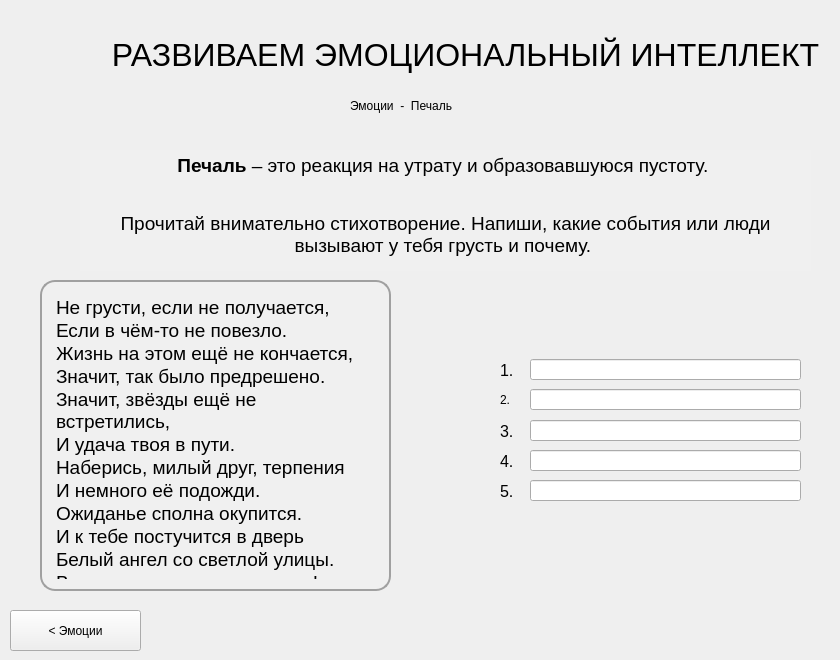
   <widget class="QWidget" name="page_8">
    <widget class="QLabel" name="label_81">
     <property name="geometry">
      <rect>
       <x>100</x>
       <y>10</y>
       <width>731</width>
       <height>91</height>
      </rect>
     </property>
     <property name="styleSheet">
      <string notr="true">font-family:Arial;
font-size:24pt;</string>
     </property>
     <property name="text">
      <string>&lt;html&gt;&lt;head/&gt;&lt;body&gt;&lt;p align=&quot;center&quot;&gt;РАЗВИВАЕМ ЭМОЦИОНАЛЬНЫЙ ИНТЕЛЛЕКТ&lt;/p&gt;&lt;/body&gt;&lt;/html&gt;</string>
     </property>
    </widget>
    <widget class="QTextEdit" name="textEdit_41">
     <property name="enabled">
      <bool>false</bool>
     </property>
     <property name="geometry">
      <rect>
       <x>80</x>
       <y>150</y>
       <width>731</width>
       <height>121</height>
      </rect>
     </property>
     <property name="styleSheet">
      <string notr="true">font: 12pt &quot;Arial&quot;;
background-color:#f0f0f0;
border:0;
color:black;</string>
     </property>
     <property name="verticalScrollBarPolicy">
      <enum>Qt::ScrollBarAlwaysOff</enum>
     </property>
     <property name="horizontalScrollBarPolicy">
      <enum>Qt::ScrollBarAlwaysOff</enum>
     </property>
     <property name="html">
      <string>&lt;!DOCTYPE HTML PUBLIC &quot;-//W3C//DTD HTML 4.0//EN&quot; &quot;http://www.w3.org/TR/REC-html40/strict.dtd&quot;&gt;
&lt;html&gt;&lt;head&gt;&lt;meta name=&quot;qrichtext&quot; content=&quot;1&quot; /&gt;&lt;style type=&quot;text/css&quot;&gt;
p, li { white-space: pre-wrap; }
&lt;/style&gt;&lt;/head&gt;&lt;body style=&quot; font-family:'Arial'; font-size:12pt; font-weight:400; font-style:normal;&quot;&gt;
&lt;p align=&quot;center&quot; style=&quot; margin-top:12px; margin-bottom:0px; margin-left:0px; margin-right:0px; -qt-block-indent:0; text-indent:0px;&quot;&gt;&lt;span style=&quot; font-family:'Arial','sans-serif'; font-size:14pt; font-weight:600;&quot;&gt;Печаль&lt;/span&gt;&lt;span style=&quot; font-family:'Arial','sans-serif'; font-size:14pt;&quot;&gt; – это реакция на утрату и образовавшуюся пустоту. &lt;/span&gt;&lt;/p&gt;
&lt;p align=&quot;center&quot; style=&quot;-qt-paragraph-type:empty; margin-top:12px; margin-bottom:0px; margin-left:0px; margin-right:0px; -qt-block-indent:0; text-indent:0px; font-family:'Arial','sans-serif'; font-size:14pt;&quot;&gt;&lt;br /&gt;&lt;/p&gt;
&lt;p align=&quot;center&quot; style=&quot; margin-top:0px; margin-bottom:0px; margin-left:0px; margin-right:0px; -qt-block-indent:0; text-indent:0px;&quot;&gt;&lt;span style=&quot; font-family:'Arial','sans-serif'; font-size:14pt;&quot;&gt;Прочитай внимательно стихотворение. Напиши, какие события или люди вызывают у тебя грусть и почему.&lt;/span&gt;&lt;span style=&quot; font-size:14pt;&quot;&gt; &lt;/span&gt;&lt;/p&gt;&lt;/body&gt;&lt;/html&gt;</string>
     </property>
    </widget>
    <widget class="QLabel" name="label_82">
     <property name="geometry">
      <rect>
       <x>350</x>
       <y>80</y>
       <width>261</width>
       <height>51</height>
      </rect>
     </property>
     <property name="styleSheet">
      <string notr="true">font: 20pt &quot;Arial&quot;;</string>
     </property>
     <property name="text">
      <string>Эмоции  -  Печаль</string>
     </property>
    </widget>
    <widget class="QTextEdit" name="textEdit_42">
     <property name="enabled">
      <bool>false</bool>
     </property>
     <property name="geometry">
      <rect>
       <x>40</x>
       <y>280</y>
       <width>351</width>
       <height>311</height>
      </rect>
     </property>
     <property name="styleSheet">
      <string notr="true">font: 12pt &quot;Arial&quot;;
background-color:#f0f0f0;
border:2px solid #a0a0a0;
border-radius:15px;
padding:10px;
color:black;</string>
     </property>
     <property name="verticalScrollBarPolicy">
      <enum>Qt::ScrollBarAlwaysOff</enum>
     </property>
     <property name="horizontalScrollBarPolicy">
      <enum>Qt::ScrollBarAlwaysOff</enum>
     </property>
     <property name="html">
      <string>&lt;!DOCTYPE HTML PUBLIC &quot;-//W3C//DTD HTML 4.0//EN&quot; &quot;http://www.w3.org/TR/REC-html40/strict.dtd&quot;&gt;
&lt;html&gt;&lt;head&gt;&lt;meta name=&quot;qrichtext&quot; content=&quot;1&quot; /&gt;&lt;style type=&quot;text/css&quot;&gt;
p, li { white-space: pre-wrap; }
&lt;/style&gt;&lt;/head&gt;&lt;body style=&quot; font-family:'Arial'; font-size:12pt; font-weight:400; font-style:normal;&quot;&gt;
&lt;p style=&quot; margin-top:0px; margin-bottom:0px; margin-left:0px; margin-right:0px; -qt-block-indent:0; text-indent:0px;&quot;&gt;&lt;span style=&quot; font-size:14pt;&quot;&gt;Не грусти, если не получается,&lt;/span&gt;&lt;/p&gt;
&lt;p style=&quot; margin-top:0px; margin-bottom:0px; margin-left:0px; margin-right:0px; -qt-block-indent:0; text-indent:0px;&quot;&gt;&lt;span style=&quot; font-size:14pt;&quot;&gt;Если в чём-то не повезло. &lt;/span&gt;&lt;/p&gt;
&lt;p style=&quot; margin-top:0px; margin-bottom:0px; margin-left:0px; margin-right:0px; -qt-block-indent:0; text-indent:0px;&quot;&gt;&lt;span style=&quot; font-family:'Arial','sans-serif'; font-size:14pt;&quot;&gt;Жизнь на этом ещё не кончается,&lt;/span&gt;&lt;span style=&quot; font-size:14pt;&quot;&gt; &lt;/span&gt;&lt;/p&gt;
&lt;p style=&quot; margin-top:0px; margin-bottom:0px; margin-left:0px; margin-right:0px; -qt-block-indent:0; text-indent:0px;&quot;&gt;&lt;span style=&quot; font-family:'Arial','sans-serif'; font-size:14pt;&quot;&gt;Значит, так было предрешено. &lt;/span&gt;&lt;/p&gt;
&lt;p style=&quot; margin-top:0px; margin-bottom:0px; margin-left:0px; margin-right:0px; -qt-block-indent:0; text-indent:0px;&quot;&gt;&lt;span style=&quot; font-family:'Arial','sans-serif'; font-size:14pt;&quot;&gt;Значит, звёзды ещё не встретились, &lt;/span&gt;&lt;/p&gt;
&lt;p style=&quot; margin-top:0px; margin-bottom:0px; margin-left:0px; margin-right:0px; -qt-block-indent:0; text-indent:0px;&quot;&gt;&lt;span style=&quot; font-family:'Arial','sans-serif'; font-size:14pt;&quot;&gt;И удача твоя в пути. &lt;/span&gt;&lt;/p&gt;
&lt;p style=&quot; margin-top:0px; margin-bottom:0px; margin-left:0px; margin-right:0px; -qt-block-indent:0; text-indent:0px;&quot;&gt;&lt;span style=&quot; font-family:'Arial','sans-serif'; font-size:14pt;&quot;&gt;Наберись, милый друг, терпения&lt;/span&gt;&lt;span style=&quot; font-size:14pt;&quot;&gt; &lt;/span&gt;&lt;/p&gt;
&lt;p style=&quot; margin-top:0px; margin-bottom:0px; margin-left:0px; margin-right:0px; -qt-block-indent:0; text-indent:0px;&quot;&gt;&lt;span style=&quot; font-family:'Arial','sans-serif'; font-size:14pt;&quot;&gt;И немного её подожди. &lt;/span&gt;&lt;/p&gt;
&lt;p style=&quot; margin-top:0px; margin-bottom:0px; margin-left:0px; margin-right:0px; -qt-block-indent:0; text-indent:0px;&quot;&gt;&lt;span style=&quot; font-family:'Arial','sans-serif'; font-size:14pt;&quot;&gt;Ожиданье сполна окупится. &lt;/span&gt;&lt;/p&gt;
&lt;p style=&quot; margin-top:0px; margin-bottom:0px; margin-left:0px; margin-right:0px; -qt-block-indent:0; text-indent:0px;&quot;&gt;&lt;span style=&quot; font-family:'Arial','sans-serif'; font-size:14pt;&quot;&gt;И к тебе постучится в дверь &lt;/span&gt;&lt;/p&gt;
&lt;p style=&quot; margin-top:0px; margin-bottom:0px; margin-left:0px; margin-right:0px; -qt-block-indent:0; text-indent:0px;&quot;&gt;&lt;span style=&quot; font-family:'Arial','sans-serif'; font-size:14pt;&quot;&gt;Белый ангел со светлой улицы. &lt;/span&gt;&lt;/p&gt;
&lt;p style=&quot; margin-top:0px; margin-bottom:0px; margin-left:0px; margin-right:0px; -qt-block-indent:0; text-indent:0px;&quot;&gt;&lt;span style=&quot; font-family:'Arial','sans-serif'; font-size:14pt;&quot;&gt;Вот увидишь, ты только верь!&lt;/span&gt;&lt;/p&gt;&lt;/body&gt;&lt;/html&gt;</string>
     </property>
    </widget>
    <widget class="QLabel" name="label_124">
     <property name="geometry">
      <rect>
       <x>500</x>
       <y>380</y>
       <width>31</width>
       <height>41</height>
      </rect>
     </property>
     <property name="text">
      <string>&lt;html&gt;&lt;head/&gt;&lt;body&gt;&lt;p&gt;2.&lt;/p&gt;&lt;/body&gt;&lt;/html&gt;</string>
     </property>
    </widget>
    <widget class="QLabel" name="label_128">
     <property name="geometry">
      <rect>
       <x>500</x>
       <y>350</y>
       <width>31</width>
       <height>41</height>
      </rect>
     </property>
     <property name="text">
      <string>&lt;html&gt;&lt;head/&gt;&lt;body&gt;&lt;p&gt;&lt;span style=&quot; font-size:12pt;&quot;&gt;1.&lt;/span&gt;&lt;/p&gt;&lt;/body&gt;&lt;/html&gt;</string>
     </property>
    </widget>
    <widget class="QLineEdit" name="lineEdit_69">
     <property name="geometry">
      <rect>
       <x>530</x>
       <y>389</y>
       <width>271</width>
       <height>21</height>
      </rect>
     </property>
     <property name="styleSheet">
      <string notr="true">color:#696969;</string>
     </property>
    </widget>
    <widget class="QLineEdit" name="lineEdit_70">
     <property name="geometry">
      <rect>
       <x>530</x>
       <y>420</y>
       <width>271</width>
       <height>21</height>
      </rect>
     </property>
     <property name="styleSheet">
      <string notr="true">color:#696969;</string>
     </property>
    </widget>
    <widget class="QLabel" name="label_130">
     <property name="geometry">
      <rect>
       <x>500</x>
       <y>411</y>
       <width>31</width>
       <height>41</height>
      </rect>
     </property>
     <property name="text">
      <string>&lt;html&gt;&lt;head/&gt;&lt;body&gt;&lt;p&gt;&lt;span style=&quot; font-size:12pt;&quot;&gt;3.&lt;/span&gt;&lt;/p&gt;&lt;/body&gt;&lt;/html&gt;</string>
     </property>
    </widget>
    <widget class="QLineEdit" name="lineEdit_71">
     <property name="geometry">
      <rect>
       <x>530</x>
       <y>450</y>
       <width>271</width>
       <height>21</height>
      </rect>
     </property>
     <property name="styleSheet">
      <string notr="true">color:#696969;</string>
     </property>
    </widget>
    <widget class="QLabel" name="label_131">
     <property name="geometry">
      <rect>
       <x>500</x>
       <y>441</y>
       <width>31</width>
       <height>41</height>
      </rect>
     </property>
     <property name="text">
      <string>&lt;html&gt;&lt;head/&gt;&lt;body&gt;&lt;p&gt;&lt;span style=&quot; font-size:12pt;&quot;&gt;4.&lt;/span&gt;&lt;/p&gt;&lt;/body&gt;&lt;/html&gt;</string>
     </property>
    </widget>
    <widget class="QLabel" name="label_132">
     <property name="geometry">
      <rect>
       <x>500</x>
       <y>471</y>
       <width>31</width>
       <height>41</height>
      </rect>
     </property>
     <property name="text">
      <string>&lt;html&gt;&lt;head/&gt;&lt;body&gt;&lt;p&gt;&lt;span style=&quot; font-size:12pt;&quot;&gt;5.&lt;/span&gt;&lt;/p&gt;&lt;/body&gt;&lt;/html&gt;</string>
     </property>
    </widget>
    <widget class="QLineEdit" name="lineEdit_76">
     <property name="geometry">
      <rect>
       <x>530</x>
       <y>480</y>
       <width>271</width>
       <height>21</height>
      </rect>
     </property>
     <property name="styleSheet">
      <string notr="true">color:#696969;</string>
     </property>
    </widget>
    <widget class="QLineEdit" name="lineEdit_78">
     <property name="geometry">
      <rect>
       <x>530</x>
       <y>359</y>
       <width>271</width>
       <height>21</height>
      </rect>
     </property>
     <property name="styleSheet">
      <string notr="true">color:#696969;</string>
     </property>
    </widget>
    <widget class="QPushButton" name="pushButton_225">
     <property name="geometry">
      <rect>
       <x>10</x>
       <y>610</y>
       <width>131</width>
       <height>41</height>
      </rect>
     </property>
     <property name="text">
      <string>&lt; Эмоции</string>
     </property>
    </widget>
   </widget>
